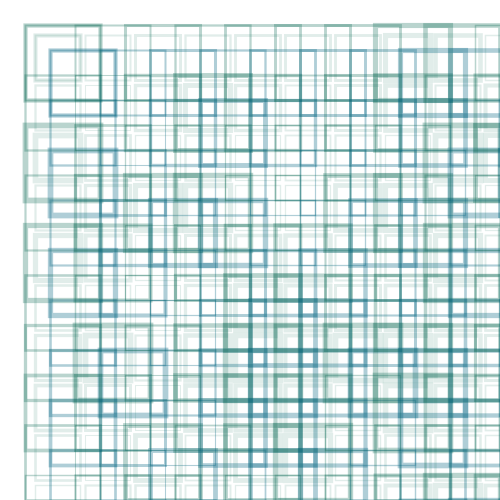
Frame 1 (no input)
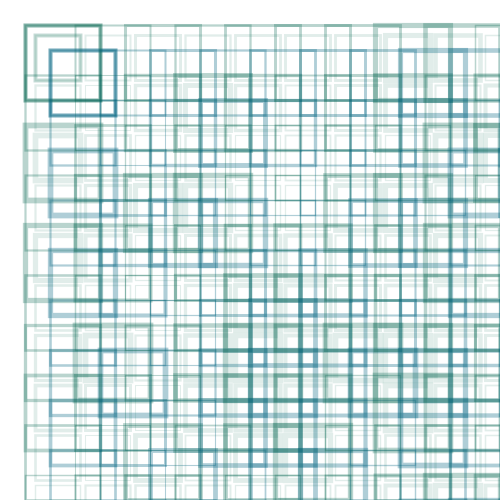
Frame 2 (the mouse pressed at the canvas centre, redrawn once)

The Processing sketch that drew these frames (run headless with seeded random() and noise(); the mouse was pressed at the canvas centre and the sketch redrawn once):

// Processing sketch: processing_22936
// ── processing_22936.pde


int X = 50;
int Y =50;

void setup()
{
  size(500,500);
  background(255);
  for(int i = 0; i < width/X; i++) {
    for(int j = 0; j < height/Y; j++) {
      pushMatrix();
      translate(i*X, j*Y);
      shape1();
      popMatrix();
    }
  }
}

void shape1()
{
  noFill();
  strokeWeight(random(1,6));
  stroke(0,100,75,70);
  rect(25,25,75,75);
  stroke(0,100,75,30);
  rect(35,35,45,45);
  stroke(0,100,126,80);
  rect(50,50,65,65);
}

void draw()
{
  shape1();
  noLoop();
}
